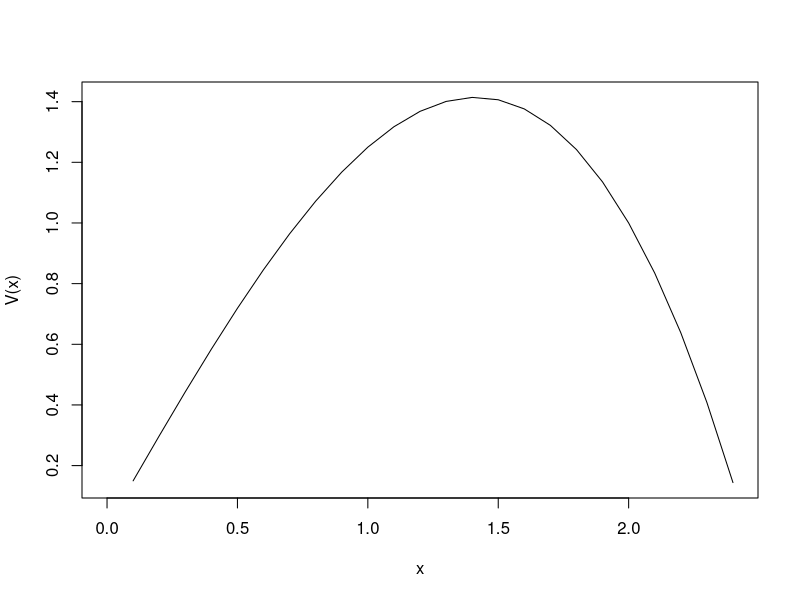
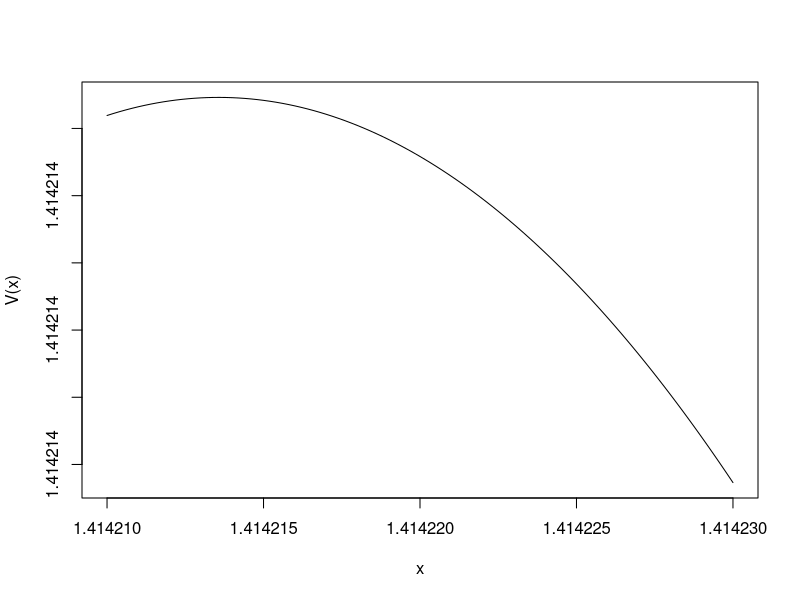

Write the R code that produced these figures, in order.
V <- function(x){x^2*(6-x^2)/(4*x)}
x <- seq(0,sqrt(6),0.1)
plot(x,V(x),type = "l")

a <- 1.41421
b <- 1.41423 
width <- (b-a)/100
x <- seq(a,b,width)
plot(x,V(x),type = "l")

sqrt(2)

DV <- function(x){3/2 - 3/4*x^2}
uniroot(DV,c(0,2))$root
